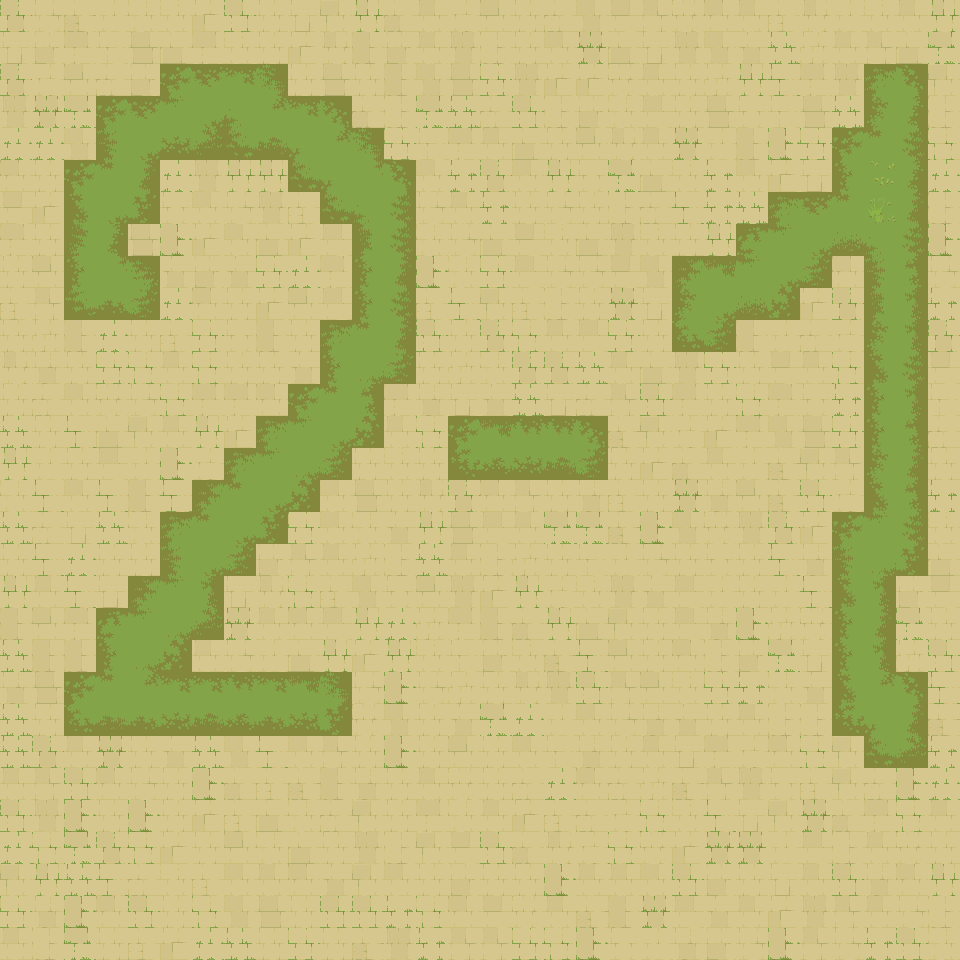

A level layout from a 2D game, rendered from its tile map. Below: a short description, then the map file with tile-grid data replaced by summaries:
An orthogonal 30x30 tile map with 32x32 px tiles, 4 tile layers (ground, water, walls-1-2-3-4, walls-5-6-7-8), 18 tilesets and 810 objects (810x water).

<map version="1.10" tiledversion="1.10.1" orientation="orthogonal" renderorder="right-down" width="30" height="30" tilewidth="32" tileheight="32" infinite="0" nextlayerid="17" nextobjectid="862">
 <properties>
  <property name="AutomappingRadius" type="int" value="4" />
 </properties>
 <tileset firstgid="1" source="Terrain - Ancient Ruins.tsx" />
 <tileset firstgid="2210" source="Ancient Ruins-Tileset - wall 1.tsx" />
 <tileset firstgid="2450" source="Ancient Ruins-Tileset - wall 3.tsx" />
 <tileset firstgid="2690" source="Ancient Ruins-Tileset - wall 4.tsx" />
 <tileset firstgid="2930" source="Ancient Ruins-Tileset - wall 5.tsx" />
 <tileset firstgid="3170" source="Ancient Ruins-Tileset - wall 6.tsx" />
 <tileset firstgid="3410" source="Ancient Ruins-Tileset - wall 7.tsx" />
 <tileset firstgid="3650" source="Ancient Ruins-Tileset - wall 8.tsx" />
 <tileset firstgid="3890" source="Ancient Ruins-Animated Terrains-16 frames.tsx" />
 <tileset firstgid="6230" source="Ancient Ruins-Animated Terrains-16 frames-with transparency.tsx" />
 <tileset firstgid="8570" source="Ancient Ruins-Animated Terrains-8 frames.tsx" />
 <tileset firstgid="9527" source="Ancient Ruins-Animated Terrains-8 frames-with transparency.tsx" />
 <tileset firstgid="10484" source="Ancient Ruins-Animated Terrains2-16 frames.tsx" />
 <tileset firstgid="12824" source="Ancient Ruins-Animated Terrains2-8 frames.tsx" />
 <tileset firstgid="13781" source="Ancient Ruins-Animated Terrains2-8 frames-with transparency.tsx" />
 <tileset firstgid="14738" source="Ancient Ruins-Animated Terrains2-16 frames-with transparency.tsx" />
 <tileset firstgid="17078" source="Ancient Ruins-Tileset-Terrain2.tsx" />
 <tileset firstgid="21108" source="Ancient Ruins-Tileset - wall 2.tsx" />
 <layer id="13" name="ground" width="30" height="30">
  <data>[900 cells, 900 non-empty, 100 distinct tile ids]</data>
 </layer>
 <layer id="15" name="water" width="30" height="30">
  <data>[900 cells, 0 non-empty, 0 distinct tile ids]</data>
 </layer>
 <layer id="1" name="walls-1-2-3-4" width="30" height="30">
  <data>[900 cells, 0 non-empty, 0 distinct tile ids]</data>
 </layer>
 <layer id="6" name="walls-5-6-7-8" width="30" height="30">
  <data>[900 cells, 0 non-empty, 0 distinct tile ids]</data>
 </layer>
 <objectgroup id="16" name="objects">
  <object id="52" name="water" x="0" y="0" width="32" height="32" />
  <object id="53" name="water" x="32" y="0" width="32" height="32" />
  <object id="54" name="water" x="0" y="32" width="32" height="32" />
  <object id="55" name="water" x="32" y="32" width="32" height="32" />
  <object id="56" name="water" x="64" y="0" width="32" height="32" />
  <object id="57" name="water" x="64" y="32" width="32" height="32" />
  <object id="58" name="water" x="0" y="64" width="32" height="32" />
  <object id="59" name="water" x="32" y="64" width="32" height="32" />
  <object id="60" name="water" x="64" y="64" width="32" height="32" />
  <object id="61" name="water" x="96" y="0" width="32" height="32" />
  <object id="62" name="water" x="96" y="32" width="32" height="32" />
  <object id="63" name="water" x="96" y="64" width="32" height="32" />
  <object id="64" name="water" x="128" y="0" width="32" height="32" />
  <object id="65" name="water" x="128" y="32" width="32" height="32" />
  <object id="66" name="water" x="128" y="64" width="32" height="32" />
  <object id="67" name="water" x="160" y="0" width="32" height="32" />
  <object id="68" name="water" x="192" y="0" width="32" height="32" />
  <object id="69" name="water" x="160" y="32" width="32" height="32" />
  <object id="70" name="water" x="192" y="32" width="32" height="32" />
  <object id="71" name="water" x="224" y="0" width="32" height="32" />
  <object id="72" name="water" x="224" y="32" width="32" height="32" />
  <object id="73" name="water" x="160" y="64" width="32" height="32" />
  <object id="74" name="water" x="192" y="64" width="32" height="32" />
  <object id="75" name="water" x="224" y="64" width="32" height="32" />
  <object id="76" name="water" x="256" y="0" width="32" height="32" />
  <object id="77" name="water" x="256" y="32" width="32" height="32" />
  <object id="78" name="water" x="256" y="64" width="32" height="32" />
  <object id="79" name="water" x="288" y="0" width="32" height="32" />
  <object id="80" name="water" x="288" y="32" width="32" height="32" />
  <object id="81" name="water" x="288" y="64" width="32" height="32" />
  <object id="82" name="water" x="0" y="96" width="32" height="32" />
  <object id="83" name="water" x="32" y="96" width="32" height="32" />
  <object id="84" name="water" x="0" y="128" width="32" height="32" />
  <object id="85" name="water" x="32" y="128" width="32" height="32" />
  <object id="86" name="water" x="64" y="96" width="32" height="32" />
  <object id="87" name="water" x="64" y="128" width="32" height="32" />
  <object id="88" name="water" x="0" y="160" width="32" height="32" />
  <object id="89" name="water" x="32" y="160" width="32" height="32" />
  <object id="90" name="water" x="64" y="160" width="32" height="32" />
  <object id="91" name="water" x="96" y="96" width="32" height="32" />
  <object id="92" name="water" x="96" y="128" width="32" height="32" />
  <object id="93" name="water" x="96" y="160" width="32" height="32" />
  <object id="94" name="water" x="128" y="96" width="32" height="32" />
  <object id="95" name="water" x="128" y="128" width="32" height="32" />
  <object id="96" name="water" x="128" y="160" width="32" height="32" />
  <object id="97" name="water" x="160" y="96" width="32" height="32" />
  <object id="98" name="water" x="192" y="96" width="32" height="32" />
  <object id="99" name="water" x="160" y="128" width="32" height="32" />
  <object id="100" name="water" x="192" y="128" width="32" height="32" />
  <object id="101" name="water" x="224" y="96" width="32" height="32" />
  <object id="102" name="water" x="224" y="128" width="32" height="32" />
  <object id="103" name="water" x="160" y="160" width="32" height="32" />
  <object id="104" name="water" x="192" y="160" width="32" height="32" />
  <object id="105" name="water" x="224" y="160" width="32" height="32" />
  <object id="106" name="water" x="256" y="96" width="32" height="32" />
  <object id="107" name="water" x="256" y="128" width="32" height="32" />
  <object id="108" name="water" x="256" y="160" width="32" height="32" />
  <object id="109" name="water" x="288" y="96" width="32" height="32" />
  <object id="110" name="water" x="288" y="128" width="32" height="32" />
  <object id="111" name="water" x="288" y="160" width="32" height="32" />
  <object id="112" name="water" x="0" y="192" width="32" height="32" />
  <object id="113" name="water" x="32" y="192" width="32" height="32" />
  <object id="114" name="water" x="0" y="224" width="32" height="32" />
  <object id="115" name="water" x="32" y="224" width="32" height="32" />
  <object id="116" name="water" x="64" y="192" width="32" height="32" />
  <object id="117" name="water" x="64" y="224" width="32" height="32" />
  <object id="118" name="water" x="0" y="256" width="32" height="32" />
  <object id="119" name="water" x="32" y="256" width="32" height="32" />
  <object id="120" name="water" x="64" y="256" width="32" height="32" />
  <object id="121" name="water" x="96" y="192" width="32" height="32" />
  </objectgroup>
</map>
<!-- 740 of 810 objects omitted -->
